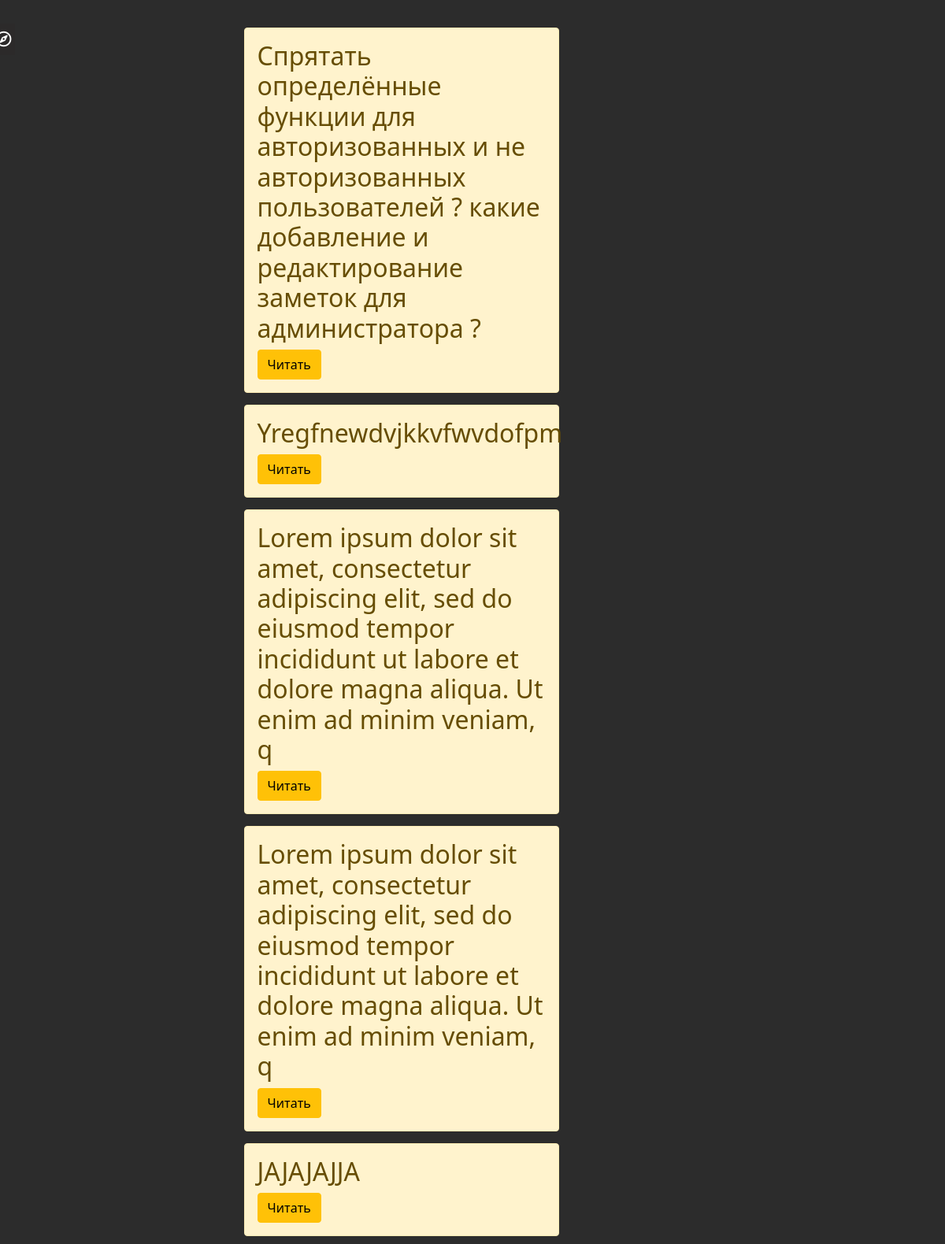
/notes/, run on an earlier commit of the app's database.
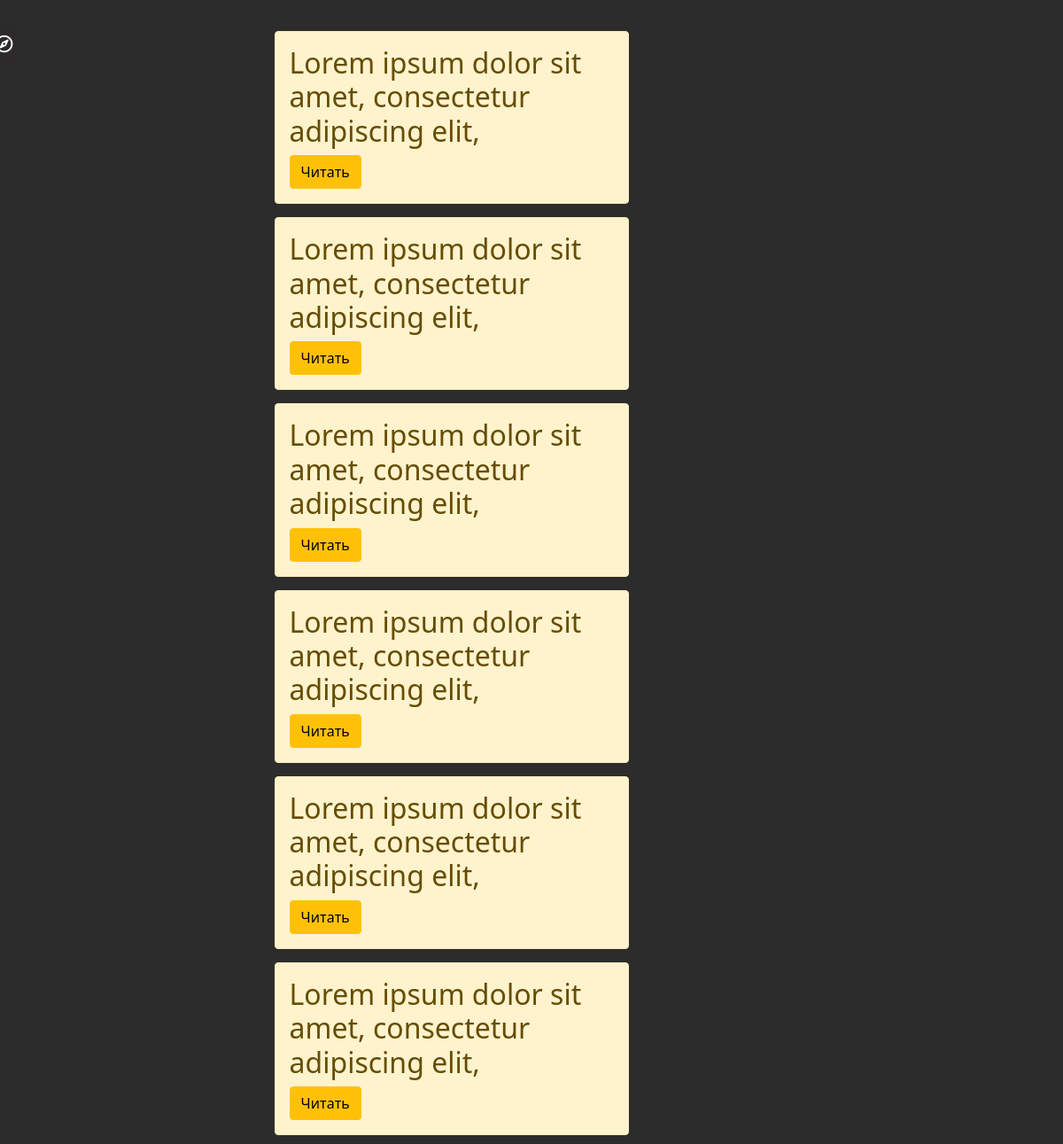
And on a later commit of the database.
### notes/models.py (models this page shows, shortened)
class Articles(models.Model):
    title = models.CharField('Title', max_length=150)
    full_text = models.TextField('Note', null=True)
    date = models.DateTimeField('Date of publication', null=True)
    class Meta:
        verbose_name = 'Note'
        verbose_name_plural = 'Notes'

### notes/views.py (the view)
# urls.py: path('', views.notes_home, name='notes_home'),
def notes_home(request):
    notes = Articles.objects.all()
    return render(request, 'notes/notes_home.html', {'notes': notes})

### notes/templates/notes/notes_home.html (shortened to what this page needs)
{% extends 'main/layout.html' %}
{% load i18n %}
{% block contentrt %}
         {% if notes %}
            {% for el in notes %}
    <div class="wrapper__notes">
        <section class="alert alert-warning">
            <h2 class="notes__title">{{ el.title }}</h2>
            <div class="notes__items">
                <div class="notes__item">
                    <a href="{% url 'notes-detail' el.id %}" class="btn btn-warning"> {% trans 'Читать' %}</a>
                </div>
            </div>
        </section>
    </div>
            {% endfor %}
         {% else %}
            <p>У вас нет записей!</p>
         {% endif %}
{% endblock %}

What changed in the data, as far as the page shows it:
removed Articles: title "Спрятать определённые функции для авторизованных и не авторизованных пользователей ? какие добавление и редактирование заметок для администратора ?"
removed Articles: title "JAJAJAJJA"
added Articles: title "Lorem ipsum dolor sit amet, consectetur adipiscing elit,"
changed Articles (number 2 of 6 on the later page): title "Yregfnewdvjkkvfwvdofpm" → "Lorem ipsum dolor sit amet, consectetur adipiscing elit,"
changed Articles (number 3 of 6 on the later page): title "Lorem ipsum dolor sit amet, consectetur adipiscing elit, sed do eiusmod tempor incididunt ut labore et dolore magna aliqua. Ut enim ad minim veniam, q" → "Lorem ipsum dolor sit amet, consectetur adipiscing elit,"
changed Articles (number 4 of 6 on the later page): title "Lorem ipsum dolor sit amet, consectetur adipiscing elit, sed do eiusmod tempor incididunt ut labore et dolore magna aliqua. Ut enim ad minim veniam, q" → "Lorem ipsum dolor sit amet, consectetur adipiscing elit,"
added Articles: title "Lorem ipsum dolor sit amet, consectetur adipiscing elit,"
added Articles: title "Lorem ipsum dolor sit amet, consectetur adipiscing elit,"
